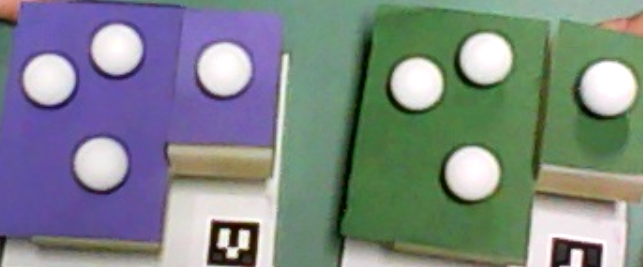
//> input picture input image/test.jpg, 643 x 267 px
$ ./main   (built with g++ and OpenCV 4)
//> lines starting //> are read from the running program, lines starting //| are printed output that depends on the picture
#include <iostream>
#include <opencv2/core/core.hpp>
#include <opencv2/highgui/highgui.hpp>
#include <opencv2/imgproc/imgproc.hpp>
#include <string>
using namespace std;
using namespace cv;

//***********************************************************************************
//              Method 3 (By compute the Maximum gradient variance)
//***********************************************************************************
void AdaptiveFindThreshold(const Mat src, double& low, double& high, int aperture_size = 3)
{
	const int cn = src.channels();
	cv::Mat dx_img(src.rows, src.cols, CV_16SC(cn));
	cv::Mat dy_img(src.rows, src.cols, CV_16SC(cn));

	cv::Sobel(src, dx_img, CV_16S, 1, 0, aperture_size, 1, 0, cv::BORDER_DEFAULT);
	cv::Sobel(src, dy_img, CV_16S, 0, 1, aperture_size, 1, 0, cv::BORDER_DEFAULT);

	const int width = dx_img.cols;
	const int height = dx_img.rows;

	// 计算边缘的强度, 并存于图像中
	float maxv = 0;
	Mat img_dxy = Mat(height, width, CV_32FC1);
	for (int i = 0; i < height; i++)
	{
		const short* _dx = (short*)(dx_img.data + dx_img.step*i);
		const short* _dy = (short*)(dy_img.data + dy_img.step*i);
		float* _image = (float *)(img_dxy.data + img_dxy.step*i);
		for (int j = 0; j < width; j++)
		{
			_image[j] = (float)(abs(_dx[j]) + abs(_dy[j]));
			maxv = maxv < _image[j] ? _image[j] : maxv;

			//if(i<height*0.25 && j<width*0.25)std::cout << _image[j] << ",";
		}
		//if (i<height*0.25 )std::cout << std::endl;
	}
	//std::cout << std::endl << std::endl;
	//std::cout << img_dxy << std::endl;

	std::cout << std::endl << std::endl;
	std::cout << "maxv: " << maxv << std::endl;

	// 计算直方图
	int hist_size = maxv;// (int)(hist_size > maxv ? maxv : hist_size);//255
	//定义一个变量用来存储 单个维度 的数值的取值范围
	float midRanges[] = { 0, maxv };//---------------------------从cvCalcHist换成calcHist函数，要记得改这个范围（不是0~256！！！）
	//确定每个维度的取值范围，就是横坐标的总数
	const float *ranges[] = { midRanges };
	double  PercentOfPixelsNotEdges = 0.7;
	//range[1] = maxv;

	Mat hist_dst;
	bool uniform = true;
	bool accumulate = false;
	//需要计算图像的哪个通道（bgr空间需要确定计算 b或g或r空间）
	const int channels[1] = { 0 };
	calcHist(&img_dxy, 1, channels, Mat(), hist_dst, 1, &hist_size, ranges, uniform, accumulate);

	int total = (int)(height * width * PercentOfPixelsNotEdges);
	float sum = 0;

	//std::cout << hist_dst.cols << ",,,,,,,,," << hist_dst.rows << std::endl;//1,,,,,,1156
	//std::cout << "hist_size" << hist_size << std::endl;//1,,,,,,255
	//std::cout << "hist_dst" << hist_dst << std::endl;


	//寻找最大梯度值
	float Hmax = 0.0f;
	float HmaxNum = 0.0f;
	float *h = (float*)hist_dst.data;
	for (int i=0; i < hist_size; i++)
	{
		if (h[i] > HmaxNum)
		{
			HmaxNum = h[i];
			Hmax = i;
		}
		// [6 lines of commented-out code are left out]
	}
	std::cout << "最大梯度值，数目：" << Hmax << "," << HmaxNum << std::endl;

	//计算像素最值梯度方差Emax
	float Emax = 0.0f;
	h = (float*)hist_dst.data;
	for (int i = 0; i < hist_size; i++)
	{
		float N = h[i];
		if (N > 0) {
			float temp = (i - Hmax)*(i - Hmax) / N;
			temp = temp > 1.0f ? 1.0f : temp;
			Emax += temp;
			//std::cout << temp << " ";
		}
	}
	std::cout << "像素最值梯度方差：" << Emax << std::endl << std::endl;
	high = Hmax + Emax;

	// 计算高低门限
	//high = (i + 1) * maxv / hist_size;
	low = high * 0.4;

}

int main(int argc, char* argv[])
{
	Mat input = imread("test.jpg");
//> input is the input picture: 267 rows x 643 cols, CV_8UC3; mean B, G, R 133.5, 133.9, 124.7
	Mat output(input.rows, input.cols, input.type(), Scalar(0, 0, 255));
	Mat output1 = output.clone();
	Mat output2 = output.clone();
	Mat output3 = output.clone();

	//-------------------------use color image
	std::cout << "//--------【use color image】-------------//" << std::endl;
	Mat out;
	double low = 50.0;
	double high = 200.0;
	Canny(input, out, low, high);
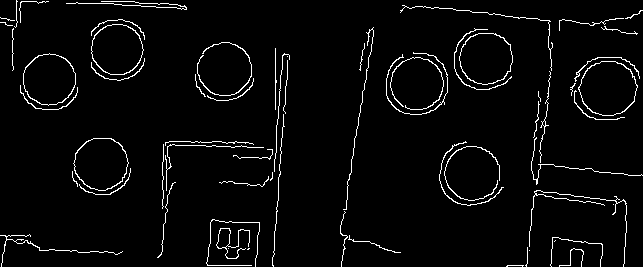
//> out: 267 rows x 643 cols, CV_8UC1; 3.6% white in thin lines or dots
	cout << "Canny:" << endl;
	std::cout << "low threshold:" << low << std::endl << "high threshold:" << high << std::endl;
	imshow("input", input);
	imshow("canny", out);

	out.convertTo(out, CV_8UC1, -1.0, 1);
//> out: 267 rows x 643 cols, CV_8UC1; values 0 (black) and 1 (white), 96.4% white; black in thin lines or dots
	input.copyTo(output, out);
	imshow("canny mix", output);

	AdaptiveFindThreshold(input, low, high);
//> in AdaptiveFindThreshold, `cv::Sobel(src, dy_img, CV_16S, 0, 1, aperture_size, 1, 0, cv::BORDER_D..`:
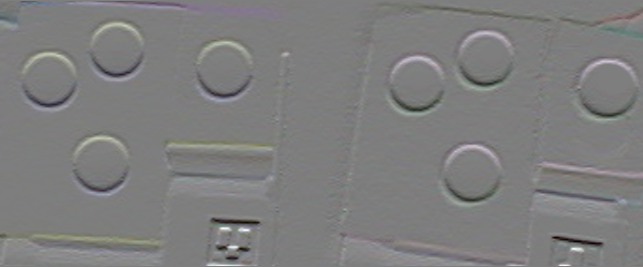
//> dy_img: 267 rows x 643 cols, CV_16SC3; mean B, G, R 0.7, 0.6, 1.3; drawn with min black and max white
//> the loop in AdaptiveFindThreshold, `for (int i = 0; i < height; i++)` made 267 passes
//> maxv on passes 1 to 3: 96, 244, 244
//> after the loop in AdaptiveFindThreshold, `for (int i = 0; i < height; i++)`:
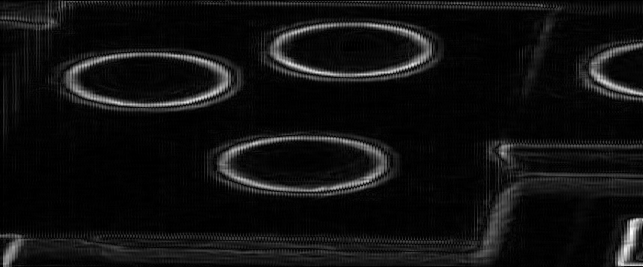
//> img_dxy: 267 rows x 643 cols, CV_32FC1; min 0, max 638, mean 41.9; drawn with min black and max white
//> after the loop in AdaptiveFindThreshold, `for (int i = 0; i < height; i++)`: maxv = 638
//| maxv: 638
//> in AdaptiveFindThreshold, `float midRanges[] = { 0, maxv };`: midRanges = [0, 638]
//> in AdaptiveFindThreshold, `const float *ranges[] = { midRanges };`: ranges = 1 item
//> in AdaptiveFindThreshold, `calcHist(&img_dxy, 1, channels, Mat(), hist_dst, 1, &hist_size, ranges..`: hist_dst = 638 values, max 17157 at index 4, min 0 at index 1, mean 269.1
//> the loop in AdaptiveFindThreshold, `for (int i=0; i < hist_size; i++)` made 638 passes
//> HmaxNum on passes 1, 3, 5: 5313, 7459, 17157
//> after the loop in AdaptiveFindThreshold, `for (int i=0; i < hist_size; i++)`: HmaxNum = 17157; Hmax = 4
//| 最大梯度值，数目：4,17157
//> the loop in AdaptiveFindThreshold, `for (int i = 0; i < hist_size; i++)` made 638 passes
//> (N, temp, Emax) on passes 1, 3, 5, 7, 9, 11, 13, 15: (5313, 0.00301, 0.00301), (7459, 0.000536, 0.00355), (17157, 0, 0.00355), (15165, 0.000264, 0.00381), (16216, 0.000987, 0.0048), (11335, 0.00318, 0.00797), (10379, 0.00617, 0.0141), (7540, 0.0133, 0.0274)
//> after the loop in AdaptiveFindThreshold, `for (int i = 0; i < hist_size; i++)`: Emax = 289.8
//| 像素最值梯度方差：289.775
//> in AdaptiveFindThreshold, `high = Hmax + Emax;`: high = 293.8
//> in AdaptiveFindThreshold, `low = high * 0.4;`: low = 117.5
//> low = 117.5; high = 293.8
	cout << "Canny SelfAdaption:" << endl;
	std::cout << "low threshold:" << low << std::endl << "high threshold:" << high << std::endl;
//| low threshold:117.51
//| high threshold:293.775
	Canny(input, out, low, high);
//> out: 267 rows x 643 cols, CV_8UC1; 2.4% white in thin lines or dots
	imshow("canny_selfAdaption", out);

	out.convertTo(out, CV_8UC1, -1.0, 1);
//> out: 267 rows x 643 cols, CV_8UC1; values 0 (black) and 1 (white), 97.6% white; black in thin lines or dots
	input.copyTo(output1, out);
	imshow("canny_selfAdaption mix", output1);

	//-------------------------use gray image
	std::cout << "//--------【use gray image】-------------//" << std::endl;
	low = 50.0;
	high = 150.0;
	Mat grayImg;
	cvtColor(input, grayImg, CV_BGR2GRAY);
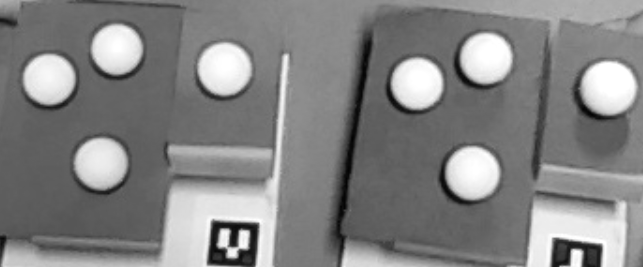
//> grayImg: 267 rows x 643 cols, CV_8UC1; min 2, max 255, mean 131.1
	Mat gaussian_image = grayImg;
	//GaussianBlur(grayImg, gaussian_image, Size(5, 5), 2, 2);

	Canny(gaussian_image, out, low, high);
//> out: 267 rows x 643 cols, CV_8UC1; 4% white in thin lines or dots
	cout << "Canny:" << endl;
	std::cout << "low threshold:" << low << std::endl << "high threshold:" << high << std::endl;
	imshow("gray input", gaussian_image);
	imshow("gray canny", out);

	out.convertTo(out, CV_8UC1, -1.0, 1);
//> out: 267 rows x 643 cols, CV_8UC1; values 0 (black) and 1 (white), 96% white; black in thin lines or dots
	input.copyTo(output2, out);
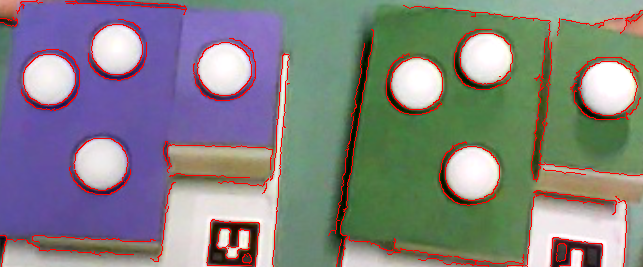
//> output2: 267 rows x 643 cols, CV_8UC3; mean B, G, R 129.1, 129.3, 130.5
	imshow("gray canny mix", output2);

	AdaptiveFindThreshold(gaussian_image, low, high);
//> call 2 of AdaptiveFindThreshold, with aperture_size = 3
//> the loop in AdaptiveFindThreshold (call 2), `for (int i = 0; i < height; i++)` made 267 passes
//> maxv on passes 1 to 3: 76, 208, 208
//> after the loop in AdaptiveFindThreshold (call 2), `for (int i = 0; i < height; i++)`:
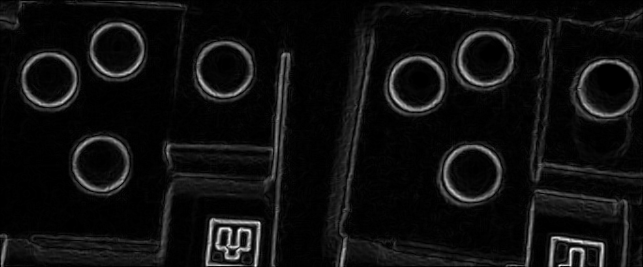
//> img_dxy: 267 rows x 643 cols, CV_32FC1; min 0, max 722, mean 44.2; drawn with min black and max white
//> after the loop in AdaptiveFindThreshold (call 2), `for (int i = 0; i < height; i++)`: maxv = 722
//| maxv: 722
//> in AdaptiveFindThreshold (call 2), `float midRanges[] = { 0, maxv };`: midRanges = [0, 722]
//> in AdaptiveFindThreshold (call 2), `calcHist(&img_dxy, 1, channels, Mat(), hist_dst, 1, &hist_size, ranges..`: hist_dst = 722 values, max 17722 at index 4, min 0 at index 1, mean 237.8
//> the loop in AdaptiveFindThreshold (call 2), `for (int i=0; i < hist_size; i++)` made 722 passes
//> HmaxNum on passes 1, 3, 5: 6137, 9680, 17722
//> after the loop in AdaptiveFindThreshold (call 2), `for (int i=0; i < hist_size; i++)`: HmaxNum = 17722; Hmax = 4
//| 最大梯度值，数目：4,17722
//> the loop in AdaptiveFindThreshold (call 2), `for (int i = 0; i < hist_size; i++)` made 722 passes
//> (N, temp, Emax) on passes 1, 3, 5, 7, 9, 11, 13, 15: (6137, 0.00261, 0.00261), (9680, 0.000413, 0.00302), (17722, 0, 0.00302), (16888, 0.000237, 0.00326), (15412, 0.00104, 0.0043), (11407, 0.00316, 0.00745), (9373, 0.00683, 0.0143), (7054, 0.0142, 0.0285)
//| 像素最值梯度方差：315.047
	cout << "Canny SelfAdaption:" << endl;
	std::cout << "low threshold:" << low << std::endl << "high threshold:" << high << std::endl;
//| low threshold:127.619
//| high threshold:319.047
	Canny(gaussian_image, out, low, high);
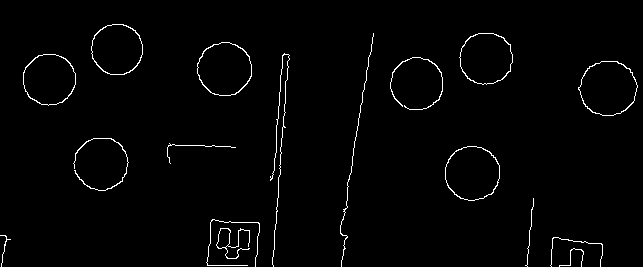
//> out: 267 rows x 643 cols, CV_8UC1; 1.7% white in thin lines or dots

	imshow("gray canny_selfAdaption", out);

	out.convertTo(out, CV_8UC1, -1.0, 1);
//> out: 267 rows x 643 cols, CV_8UC1; values 0 (black) and 1 (white), 98.3% white; black in thin lines or dots
	input.copyTo(output3, out);
	imshow("gray canny_selfAdaption mix", output3);

	waitKey(0);
	return 0;
}


//***********************************************************************************
//                        Method 1 (use OTSU)
//***********************************************************************************
//void cannyEdgeDetect(Mat& img, Mat& output) {
//
//	Mat gaussian_image, edges, thresholded;
//	double lowthreshold;
//	double highthreshold;
//	int kernel_size = 3;
//
//	imshow("input image", img);
//
//	// -- convert to gray scale
//	Mat gray_image;
//	cvtColor(img, gray_image, CV_BGR2GRAY);
//
//	// --automatic threshold value detection using OTSU
//	highthreshold = threshold(gray_image, thresholded, 0, 255, CV_THRESH_BINARY | CV_THRESH_OTSU);
//	lowthreshold = highthreshold*0.4;
//
//	// -- blur image with 3*3 filter and reduce noise
//	GaussianBlur(gray_image, gaussian_image, Size(5, 5), 2, 2);// blur(gray_image, gaussian_image, Size(3, 3));
//
//	// canny detector
//	Canny(gaussian_image, edges, lowthreshold, highthreshold, kernel_size);
//	imshow("canny_result", edges);
//	std::cout << "low threshold:" << lowthreshold << std::endl << "high threshold:" << highthreshold << std::endl;
//
//	edges.convertTo(edges, CV_8UC1, -1.0, 1);
//	img.copyTo(output, edges);
//	imshow("canny_input", output);
//	waitKey(0);
//}
//
//int main(int argc, char** argv) {
//	Mat img = imread("test.jpg");
//
//	// -- if image not found then show error message
//	if (!img.data) {
//		std::cout << "image not found" << std::endl;
//		return -1;
//	}
//	Mat output(img.cols, img.rows,img.type());
//	cannyEdgeDetect(img, output);
//
//	return 0;
//
//}


//***********************************************************************************
//                            Method 2 (By compute gradient histogram)
//***********************************************************************************
// 仿照matlab，自适应求高低两个门限
//void _AdaptiveFindThreshold(CvMat *dx, CvMat *dy, double *low, double *high)
//{
//	CvSize size;
//	IplImage *imge = 0;
//	int i, j;
//	CvHistogram *hist;
//	int hist_size = 255;
//	float range_0[] = { 0,256 };
//	float* ranges[] = { range_0 };
//	double PercentOfPixelsNotEdges = 0.95;
//	size = cvGetSize(dx);
//	imge = cvCreateImage(size, IPL_DEPTH_32F, 1);
//	// 计算边缘的强度, 并存于图像中
//	float maxv = 0;
//	for (i = 0; i < size.height; i++)
//	{
//		const short* _dx = (short*)(dx->data.ptr + dx->step*i);
//		const short* _dy = (short*)(dy->data.ptr + dy->step*i);
//		float* _image = (float *)(imge->imageData + imge->widthStep*i);
//		for (j = 0; j < size.width; j++)
//		{
//			_image[j] = (float)(abs(_dx[j]) + abs(_dy[j]));
//			//if(i<size.height*0.25 && j<size.width*0.25)std::cout << _image[j] << ",";
//			maxv = maxv < _image[j] ? _image[j] : maxv;
//
//		}
//		//if (i<size.height*0.25 )std::cout << std::endl;
//	}
//	//std::cout << std::endl << std::endl;
//	if (maxv == 0) {
//		*high = 0;
//		*low = 0;
//		cvReleaseImage(&imge);
//		return;
//	}
//
//	// 计算直方图
//	std::cout << "maxv" << maxv << std::endl;
//	range_0[1] = maxv;
//	hist_size = maxv;// (int)(hist_size > maxv ? maxv : hist_size);
//	hist = cvCreateHist(1, &hist_size, CV_HIST_ARRAY, ranges, 1);
//	cvCalcHist(&imge, hist, 0, NULL);
//	int total = (int)(size.height * size.width * PercentOfPixelsNotEdges);
//	float sum = 0;
//	int icount = hist->mat.dim[0].size;
//
//	//寻找最大梯度值
//	float Hmax=0.0f;
//	float HmaxNum = 0.0f;
//	float *h = (float*)cvPtr1D(hist->bins, 0);
//	for (i = 0; i < icount; i++)
//	{
//		//std::cout<<i<<":" << h[i] << " ";
//		sum += h[i];
//		if (sum > total)
//			break;
//	}
//	std::cout << "最大梯度值，数目：" << Hmax<<"," <<HmaxNum<< std::endl;
//
//
//	// 计算高低门限
//	*high = (i + 1) * maxv / hist_size;
//	*low = *high * 0.4;
//	cvReleaseImage(&imge);
//	cvReleaseHist(&hist);
//}
//void AdaptiveFindThreshold(const CvArr* image, double *low, double *high, int aperture_size = 3)
//{
//	cv::Mat src = cv::cvarrToMat(image);
//	const int cn = src.channels();
//	cv::Mat dx(src.rows, src.cols, CV_16SC(cn));
//	cv::Mat dy(src.rows, src.cols, CV_16SC(cn));
//
//	cv::Sobel(src, dx, CV_16S, 1, 0, aperture_size, 1, 0, cv::BORDER_DEFAULT);
//	cv::Sobel(src, dy, CV_16S, 0, 1, aperture_size, 1, 0, cv::BORDER_DEFAULT);//BORDER_REPLIC
//
//	CvMat _dx = dx, _dy = dy;
//	_AdaptiveFindThreshold(&_dx, &_dy, low, high);
//
//}
//int main(int argc, char* argv[])
//{
//	IplImage* pImg;// = cvLoadImage("iphone_1.png");
//	IplImage* pCannyImg = NULL;
//
//	double low_thresh = 50.0;
//	double high_thresh = 200.0;
//
//	if ((pImg = cvLoadImage("iphone_2.png")) != 0)
//	{
//		pCannyImg = cvCreateImage(cvGetSize(pImg), IPL_DEPTH_8U, 1);
//
//		cout << "Canny:" << endl;
//		cout << "low_thresh:  " << low_thresh << endl;
//		cout << "high_thresh: " << high_thresh << endl << endl;
//		cvCanny(pImg, pCannyImg, low_thresh, high_thresh, 3);
//
//		cvNamedWindow("src", 1);
//		cvNamedWindow("canny", 1);
//		cvShowImage("src", pImg);
//		cvShowImage("canny", pCannyImg);
//
//
//		CvMat *dx = (CvMat*)pImg;
//		CvMat *dy = (CvMat*)pCannyImg;
//		AdaptiveFindThreshold(pImg, &low_thresh, &high_thresh);
//		cvCanny(pImg, pCannyImg, low_thresh, high_thresh, 3);
//
//		cout << "Canny SelfAdaption:" << endl;
//		cout << "low_thresh:  " << low_thresh << endl;
//		cout << "high_thresh: " << high_thresh << endl;
//
//		cvNamedWindow("canny_selfAdaption", 1);
//		cvShowImage("canny_selfAdaption", pCannyImg);
//
//		cvWaitKey(0);
//
//		cvDestroyWindow("src0");
//		cvDestroyWindow("canny0");
//		cvDestroyWindow("src1");
//		cvDestroyWindow("canny1");
//
//		cvReleaseImage(&pImg);
//		cvReleaseImage(&pCannyImg);
//	}
//	return 0;
//}

$ run again, with input image/iphone_1.png saved as input image/test.jpg
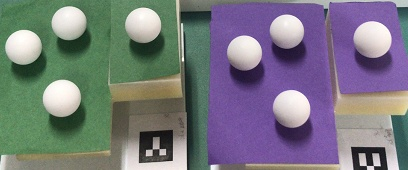
//> input picture input image/iphone_1.png, 408 x 170 px
//> input is the input picture: 170 rows x 408 cols, CV_8UC3; mean B, G, R 126.2, 119.3, 118.5
//> in AdaptiveFindThreshold, `cv::Sobel(src, dy_img, CV_16S, 0, 1, aperture_size, 1, 0, cv::BORDER_D..`:
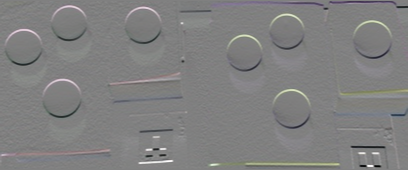
//> dy_img: 170 rows x 408 cols, CV_16SC3; mean B, G, R 0.3, 0.1, 1.1; drawn with min black and max white
//> the loop in AdaptiveFindThreshold, `for (int i = 0; i < height; i++)` made 170 passes
//> maxv on passes 1 to 3: 62, 84, 84
//> after the loop in AdaptiveFindThreshold, `for (int i = 0; i < height; i++)`: maxv = 952
//| maxv: 952
//> midRanges = [0, 952]
//> ranges = 1 item
//> hist_dst = 952 values, max 2952 at index 16, min 0 at index 1, mean 72.86
//> the loop in AdaptiveFindThreshold, `for (int i=0; i < hist_size; i++)` made 952 passes
//> HmaxNum on passes 1, 3, 5, 7, 9, 11, 13, 15: 132, 599, 1086, 1451, 1893, 2263, 2480, 2767
//> after the loop in AdaptiveFindThreshold, `for (int i=0; i < hist_size; i++)`: HmaxNum = 2952; Hmax = 16
//| 最大梯度值，数目：16,2952
//> the loop in AdaptiveFindThreshold, `for (int i = 0; i < hist_size; i++)` made 952 passes
//> (N, temp, Emax) on passes 1, 3, 5, 7, 9, 11, 13, 15: (132, 1, 1), (599, 0.327, 1.33), (1086, 0.133, 1.46), (1451, 0.0689, 1.53), (1893, 0.0338, 1.56), (2263, 0.0159, 1.58), (2480, 0.00645, 1.58), (2767, 0.00145, 1.59)
//> after the loop in AdaptiveFindThreshold, `for (int i = 0; i < hist_size; i++)`: Emax = 424.3
//| 像素最值梯度方差：424.349
//> in AdaptiveFindThreshold, `high = Hmax + Emax;`: high = 440.3
//> in AdaptiveFindThreshold, `low = high * 0.4;`: low = 176.1
//> `AdaptiveFindThreshold(input, low, high);`: high = 440.3
//| low threshold:176.139
//| high threshold:440.349
//> dx_img: 170 rows x 408 cols, CV_16SC1
//> dy_img: 170 rows x 408 cols, CV_16SC1
//> the loop in AdaptiveFindThreshold (call 2), `for (int i = 0; i < height; i++)` made 170 passes
//> maxv on passes 1 to 3: 388, 474, 538
//| maxv: 1044
//> the loop in AdaptiveFindThreshold (call 2), `for (int i=0; i < hist_size; i++)` made 1044 passes
//> HmaxNum on passes 1, 3, 5, 7, 9, 11, 13, 15: 154, 721, 1313, 1912, 2346, 2697, 2927, 3098
//| 最大梯度值，数目：16,3323
//> the loop in AdaptiveFindThreshold (call 2), `for (int i = 0; i < hist_size; i++)` made 1044 passes
//> (N, temp, Emax) on passes 1, 3, 5, 7, 9, 11, 13, 15: (154, 1, 1), (721, 0.272, 1.27), (1313, 0.11, 1.38), (1912, 0.0523, 1.43), (2346, 0.0273, 1.46), (2697, 0.0133, 1.47), (2927, 0.00547, 1.48), (3098, 0.00129, 1.48)
//| 像素最值梯度方差：434.055
//| low threshold:180.022
//| high threshold:450.055
//> `Canny(gaussian_image, out, low, high);`:
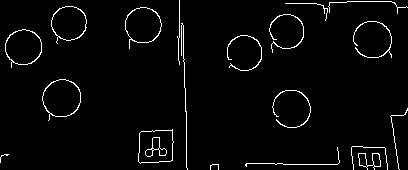
//> out: 170 rows x 408 cols, CV_8UC1; 3% white in thin lines or dots

$ run again, with input image/iphone_2.png saved as input image/test.jpg
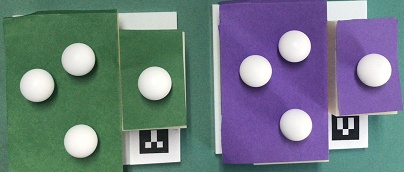
//> input picture input image/iphone_2.png, 404 x 172 px
//> input is the input picture: 172 rows x 404 cols, CV_8UC3; mean B, G, R 130.2, 123.8, 110.4
//> in AdaptiveFindThreshold, `cv::Sobel(src, dy_img, CV_16S, 0, 1, aperture_size, 1, 0, cv::BORDER_D..`:
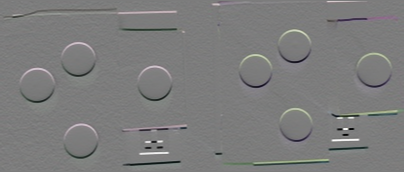
//> dy_img: 172 rows x 404 cols, CV_16SC3; mean B, G, R -0.8, 0.3, -0.6; drawn with min black and max white
//> the loop in AdaptiveFindThreshold, `for (int i = 0; i < height; i++)` made 172 passes
//> maxv on passes 1 to 3: 68, 116, 116
//> after the loop in AdaptiveFindThreshold, `for (int i = 0; i < height; i++)`: maxv = 1124
//| maxv: 1124
//> midRanges = [0, 1124]
//> ranges = 1 item
//> hist_dst = 1124 values, max 3101 at index 20, min 0 at index 1, mean 61.82
//> the loop in AdaptiveFindThreshold, `for (int i=0; i < hist_size; i++)` made 1124 passes
//> HmaxNum on passes 1, 3, 5, 7, 9, 11, 13, 15: 127, 599, 1096, 1456, 1890, 2218, 2574, 2668
//> after the loop in AdaptiveFindThreshold, `for (int i=0; i < hist_size; i++)`: HmaxNum = 3101; Hmax = 20
//| 最大梯度值，数目：20,3101
//> the loop in AdaptiveFindThreshold, `for (int i = 0; i < hist_size; i++)` made 1124 passes
//> (N, temp, Emax) on passes 1, 3, 5, 7, 9, 11, 13, 15: (127, 1, 1), (599, 0.541, 1.54), (1096, 0.234, 1.77), (1456, 0.135, 1.91), (1890, 0.0762, 1.99), (2218, 0.0451, 2.03), (2574, 0.0249, 2.06), (2668, 0.0135, 2.07)
//> after the loop in AdaptiveFindThreshold, `for (int i = 0; i < hist_size; i++)`: Emax = 486.5
//| 像素最值梯度方差：486.454
//> in AdaptiveFindThreshold, `high = Hmax + Emax;`: high = 506.5
//> in AdaptiveFindThreshold, `low = high * 0.4;`: low = 202.6
//> `AdaptiveFindThreshold(input, low, high);`: high = 506.5
//| low threshold:202.582
//| high threshold:506.454
//> dx_img: 172 rows x 404 cols, CV_16SC1
//> dy_img: 172 rows x 404 cols, CV_16SC1
//> the loop in AdaptiveFindThreshold (call 2), `for (int i = 0; i < height; i++)` made 172 passes
//> maxv on passes 1 to 3: 380, 750, 750
//| maxv: 1218
//> the loop in AdaptiveFindThreshold (call 2), `for (int i=0; i < hist_size; i++)` made 1218 passes
//> HmaxNum on passes 1, 3, 5, 7, 9, 11, 13, 15: 167, 841, 1460, 1931, 2356, 2595, 2888, 3044
//| 最大梯度值，数目：20,3272
//> the loop in AdaptiveFindThreshold (call 2), `for (int i = 0; i < hist_size; i++)` made 1218 passes
//> (N, temp, Emax) on passes 1, 3, 5, 7, 9, 11, 13, 15: (167, 1, 1), (841, 0.385, 1.39), (1460, 0.175, 1.56), (1931, 0.102, 1.66), (2356, 0.0611, 1.72), (2595, 0.0385, 1.76), (2888, 0.0222, 1.78), (3044, 0.0118, 1.8)
//| 像素最值梯度方差：512.022
//| low threshold:212.809
//| high threshold:532.022
//> `Canny(gaussian_image, out, low, high);`:
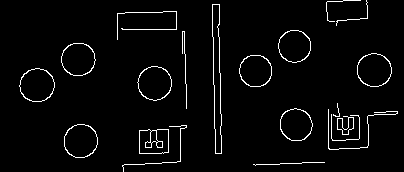
//> out: 172 rows x 404 cols, CV_8UC1; 3.4% white in thin lines or dots
